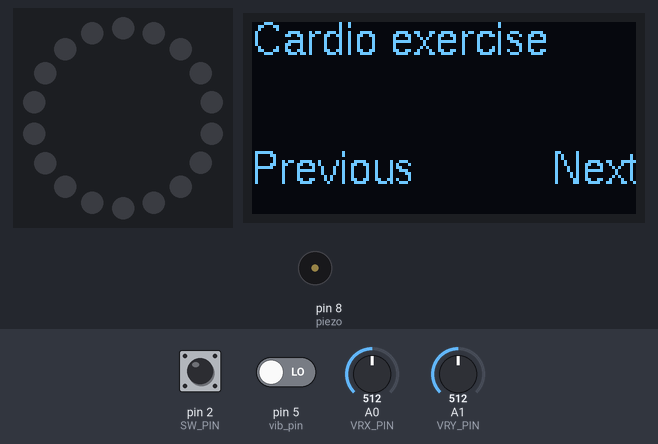
Bench run of a sketch on a simulated Arduino Uno, built with avr-gcc and run on an emulated ATmega328P. Shown: 18 RGB LEDs in a ring, first at the top, clockwise, 128×64 one-colour display, buzzer (waves = sounding). Inputs (shaded band) come from the test bench; at power-on: pin 2 (SW_PIN) HIGH, pin 5 (vib_pin) LOW, A0 (VRX_PIN) = 512, A1 (VRY_PIN) = 512. The strip is taken to match the declared colour order; the local clock reads 2024-03-15 10:24:30 at power-on unless the sketch sets it.

Above: at 3.6 s.
3.7 s: pin 2 (SW_PIN) pulled LOW for 0.15 s
At 4.6 s:
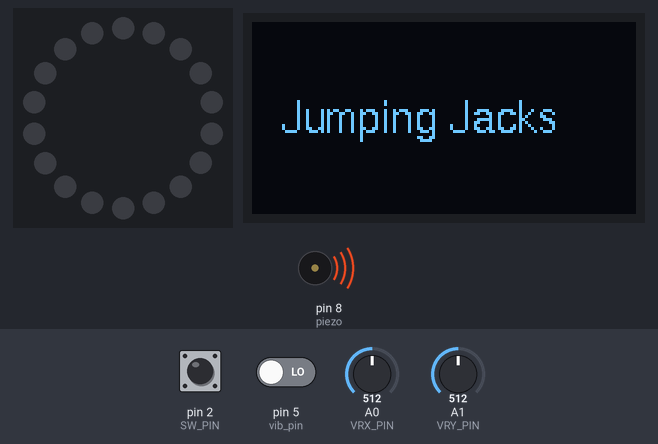
At 10.9 s:
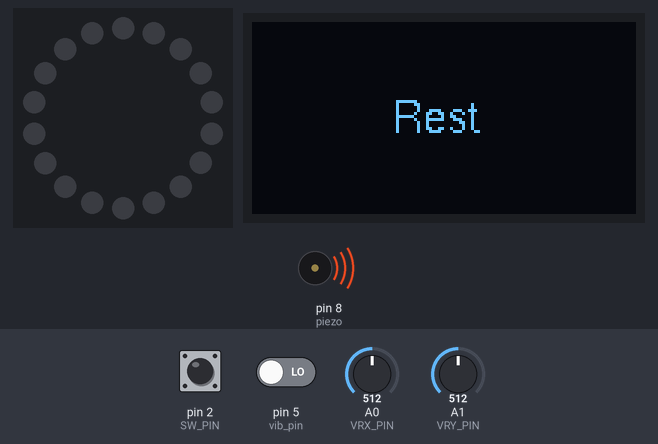
Timing chart, 0 to 31.5 s (numbered marks = the images above; inputs shaded):
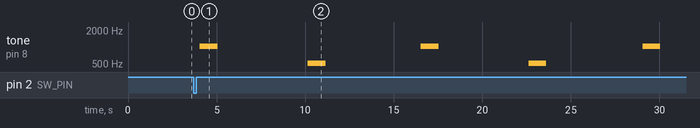

Measured:
- after the input at 3.7 s, the display: changes after 0.36 s (image 1)
- by itself, tone on pin 8 (piezo): repeats every 12.5 s: silent 5.1 s, 514 Hz 1.0 s, silent 5.4 s, 1028 Hz 1.0 s
- what the display in image 1 shows lasts 1.0 s, from 4.1 s to 5.1 s

The sketch:

1.0_health_coach.ino
```cpp
/*
  File: 1.0_health_coach.ino
  Author: Simon Niklas Suslich
  Date: 2023-12-13
  Description: Denna projekt (Healt Coach) använder en vibrationssensor för att mäta av rörelse och en RTC modul för att läsa av fysiskt inaktiv tid. Informationen ges som
  output på en OLED skärm och på en piezo som skickar ut ljudsignaler. När den Inaktiva tiden överskrider ett angivet värde, till exempel 10 sekunder skickas ut en kort ljudsignal och på Oled skärmen stårdet att man har varit fysiskt inaktiv och hur länge man har varit det. För att ställa tillbaka den inaktiva tiden till 0 måste man antingen röra på sig
  (triggera vibrationssensorn) eller välja ett träningspass bland de inbyggda träningspassen som finns i programmet. För att välja ett träningspass ska man skrolla med en Joystick fram eller tillbaka genom listan med de olika träningspassen. Man kan trycka på Joystickens knapp för att välja träningsprogram. Det kommer skickas ut en ljudsignal varenda gång
  en övning börjar och när en övning slutar. För att visa enkelt och smidigt hur mycket tid man har på sig för att utföra en övning finns en NeoPixel LED Ring med, som gör en countdown. Man får en när ett träninspass är över
*/


// Inkludera olika bibliotek för Joysticken, LED ringen, OLED skärmen, RTC modulen och Wire

#include <ezButton.h>
#include <Adafruit_NeoPixel.h>
#include <U8glib.h>
#include <RtcDS3231.h>
#include <Wire.h>


//Variablar för LED ringen
#define LED_PIN 6
#define LED_COUNT 18

// Variablar för Joystickens pinnar
#define VRX_PIN A0  // Arduino pin connected to VRX pin
#define VRY_PIN A1  // Arduino pin connected to VRY pin
#define SW_PIN 2    // Arduino pin connected to SW  pin


//Definiera RTC object, object för joystick knappen, OLED object och LED Ring object
RtcDS3231<TwoWire> rtcModule(Wire);
ezButton button(SW_PIN);
U8GLIB_SSD1306_128X64 oled(U8G_I2C_OPT_NO_ACK);
Adafruit_NeoPixel ring(LED_COUNT, LED_PIN, NEO_RGBW + NEO_KHZ800);

//Variablar för att lagra informationen om värderna för Joysticken
int xValue = 0;  // To store value of the X axis
int yValue = 0;  // To store value of the Y axis
int bValue = 0;  // To store value of the button

//definiera pinnar för piezon och vibrationssensorn
int vib_pin = 5;
int piezo = 8;

//variablar för vibrationssensorn
int vibState; // 1 eller 0, dvs finns det vibrationer eller ej
int vibCount = 0; // hur många vibrationer som har skett

// class för övningar för olika träningspass
class Exercise {
public:
  String name; //namn på träningspass
  String exercises[3]; //namn på övningar
  int duration[3]; //hur lång tid övningarna varar
};

// Create an instance of the Exercise class
Exercise cardio;
Exercise legs;
Exercise arms;

// Sammla alla träningspass i en array
Exercise allExercises[3];
// Skapa en array för att enkelt nå de olika träningspassen i menyn
String menu[3];  // Items in the menu

//Index för menu arrayen, dvs en specifik träningsprogram
int menuIndex = 0;

// Generell tid för vila, kan väljas här
int restTime = 5;

//class för att enklare definiera tid
class Time {
public:
  int seconds;
  int minutes;
  int hours;
};
// variablar för tid
byte hour;
byte minute;
byte second;

byte initialSecond; //Sekunden man har just nu
byte lastSecond; // Den sista registrerade sekunden, viktig för att itterera tiden
byte lastDelaySecond; // Samma fast för delay-timern

// skapa object av class Time
Time inactiveTime; // Hur länga man har varit inaktiv totalt
Time inactiveDelayTime; // hur länge man har varit inaktiv mellan notifikationerna


//Kalla på funktionen så att den fungerar i void setup, annars kan koden sluta fungera ibland.
void updateOled(String text, String type = "default");


/* I Void setup sätts igång Serial.begin
  Sätter värde på Exercise objekten
  lägger till Exercise objecten till AllExercises[]
  lägger till allExercises[].name till menu[]
  Wire.begin(), initialiserar kommunikation
  Initialiserar tid utifrån datorn i RTC modulen
  bestämmer en debounce time för knappen på Joysticken
  initialiserar LED ringen och ger en bas ljusstyrka
  Anger pinMode för piezon och vib_pin
  bestämmer font för oled skärmen
  Skriver "HEALTH COACH för att välkommna" på OLED
  Skriver menyn på OLED, börjar med menu[menuIndex], då menuIndex = 0
  Sätter inaktiv tip till 0
  sätter delay tiden till 0

*/
void setup() {

  Serial.begin(9600);

  // Assign values to the exercise arrays
  cardio.name = "Cardio exercise";
  cardio.exercises[0] = "Jumping Jacks";
  cardio.exercises[1] = "Jump Rope";
  cardio.exercises[2] = "Jogging on Place";
  cardio.duration[0] = 5;
  cardio.duration[1] = 5;
  cardio.duration[2] = 5;

  legs.name = "Legs exercise";
  legs.exercises[0] = "Squats";
  legs.exercises[1] = "Squat Jumps";
  legs.exercises[2] = "Lunges";
  legs.duration[0] = 5;
  legs.duration[1] = 5;
  legs.duration[2] = 5;

  arms.name = "Arms exercise";
  arms.exercises[0] = "Pushups";
  arms.exercises[1] = "Dips";
  arms.exercises[2] = "Pullups";
  arms.duration[0] = 5;
  arms.duration[1] = 5;
  arms.duration[2] = 5;

  allExercises[0] = cardio;
  allExercises[1] = legs;
  allExercises[2] = arms;

  menu[0] = allExercises[0].name;
  menu[1] = allExercises[1].name;
  menu[2] = allExercises[2].name;


  Wire.begin();

  RtcDateTime compiled = RtcDateTime(__DATE__, __TIME__);
  rtcModule.SetDateTime(compiled);

  button.setDebounceTime(50);  // set debounce time to 50 millisecond

  ring.begin();
  ring.show();
  ring.setBrightness(25);

  pinMode(vib_pin, INPUT);
  pinMode(piezo, OUTPUT);

  oled.setFont(u8g_font_helvR10);
  updateOled("HEALTH COACH", "centered");
  delay(2000);
  updateOled(menu[menuIndex], "scroll");

  setInactiveTimeToZero();
  setInactiveDelayTime();
}

/*
  Updaterar tiden
  kollar eventuella vibrationer
  if sats nr1: om man har varit inaktiv i 10 sekunder och har rört sig mindre än 3 gånger och om delay tiden sedan den senaste notifikationen är mer än 10 sekunder, då
    spela ljudnotifikation för att få uppmärksamhet
    skriv på Oled att man har varit inaktiv och hur länge
  annars om man har rört sig minst 3 gånger efter att inaktiv time är större än 10 sekunder, då
    vibCount (antalet rörelser) tillbaka till noll
    inaktiv tid tillbaka till noll
    delay tid tillbaka till noll

  kallar på button loop för att få den att fungera
  Om använder button.isReleased() kommer koden köras i if sats nr2
    först kollar hur många övningar det finns i det valda träningspasset
    Sen loopar igenom alla övningar i träningspasset.
    Skriver ut på skärmen vilket övning man ska göra
    Kallar på piezon när övningen börjar
    Sätter igång ledCountDown(), dvs visar på LED ringen hur lång tid man ska göra övningen
    Genom en if sats avgör om den ska skriva "rest" eller "exercise completed"
    Spelar ljudsignal
    Skriver på skärmen när exercisen är slut

    sätter menuIndex tillbaka till 0
    skriver på skärmen menyn
    sätter inaktive tid på noll och delay tid på noll

  läser av analaoga värden på joystickens x och y värde

  if sats nr3:
    använder en if sats logik för att avgöra om man styr åt höger eller vänster med joysticken och beroende på värdet på menuIndex
    ökar eller sänker den, dvs skrollar igenom menyn. Uppdaterar vad som skrivs på OLED.


*/

void loop() {
  updateTime();
  checkVibrations();

  //If sats nr 1
  if (inactiveTime.seconds > 10 && vibCount < 3) {
    if (inactiveDelayTime.seconds > 10) {
      piezoAlert("high");
      updateOled("TOO INACTIVE !!!", "centered");
      delay(1500);
      updateOled("The last time you were active was:", "centered");
      delay(1000);
      updateTime();
      updateOled(String(inactiveTime.hours) + " h, " + String(inactiveTime.minutes) + " m, " + String(inactiveTime.seconds) + " s", "centered");
      delay(2000);
      updateOled(menu[menuIndex], "scroll");
      setInactiveDelayTime();
    }
  } else if (inactiveTime.seconds > 10 && vibCount >= 3) {
    vibCount = 0;
    setInactiveTimeToZero();
    setInactiveDelayTime();
  }

  button.loop();  // MUST call the loop() function first
  //if sats nr2
  if (button.isReleased()) {
    int lengthOfArray;
    for (auto i : allExercises[menuIndex].exercises) {
      lengthOfArray++;
    }

    for (int index = 0; index < lengthOfArray; index++) {
      updateOled(allExercises[menuIndex].exercises[index], "centered");
      piezoAlert("high");
      ledCountDown(allExercises[menuIndex].duration[index]);
      if (index + 1 != lengthOfArray) {
        updateOled("Rest", "centered");
        piezoAlert("low");
        ledRecharge();
      } else {
        updateOled("Exercise completed", "centered");
        piezoAlert("low");
        updateOled("Great Job!", "centered");
        delay(1000);
      }
    }

    menuIndex = 0;
    updateOled(menu[menuIndex], "scroll");
    setInactiveTimeToZero();
    setInactiveDelayTime();
  }

  xValue = analogRead(VRX_PIN);
  yValue = analogRead(VRY_PIN);

  // if sats nr 3
  if (xValue > 900 && menuIndex < 2) {
    menuIndex++;
    updateOled(menu[menuIndex], "scroll");
    delay(500);
  } else if (xValue > 900 && menuIndex == 2) {
    menuIndex = 0;
    updateOled(menu[menuIndex], "scroll");
    delay(500);
  } else if (xValue < 100 && menuIndex > 0) {
    menuIndex--;
    updateOled(menu[menuIndex], "scroll");
    delay(500);
  } else if (xValue < 100 && menuIndex == 0) {
    menuIndex = 2;
    updateOled(menu[menuIndex], "scroll");
    delay(500);
  }
}

/*
  Funktionen sätter delay tiden till noll
  Kollar vilken tid som är nu
  lägger det värdet på lastDelaySecond

  lägger värde på sekunderna minuterna och timmarna till noll
*/

void setInactiveDelayTime() {
  RtcDateTime now = rtcModule.GetDateTime();
  initialSecond = now.Second();
  lastDelaySecond = initialSecond;

  inactiveDelayTime.seconds = 0;
  inactiveDelayTime.minutes = 0;
  inactiveDelayTime.hours = 0;
}

/*
  Funktionen sätter inaktiv tiden till noll
  Kollar vilken tid som är nu, tilldelar värdet till initialSecond
  lägger det värdet på lastSecond

  lägger värde på sekunderna minuterna och timmarna till noll
*/

void setInactiveTimeToZero() {
  RtcDateTime now = rtcModule.GetDateTime();
  initialSecond = now.Second();
  lastSecond = initialSecond;

  inactiveTime.seconds = 0;
  inactiveTime.minutes = 0;
  inactiveTime.hours = 0;
}

/*
  Funktionen använder sig av RTC modulen för att kolla tiden just nu
  (inactive time)
  om tiden som sparades i lastSecond variabeln, räknas det som en sekund

  Om det finns mer än 59 sekunder, räknas det in som en minut
  om det finns mer än 59 minuter, räknas det in som en timma

  Samma logik för delay tiden
*/

void updateTime() {

  RtcDateTime current = rtcModule.GetDateTime();

//inactive time
  if (current.Second() != lastSecond) {
    inactiveTime.seconds++;
    inactiveDelayTime.seconds++;
    lastSecond = current.Second();
  }

  if (inactiveTime.seconds > 59) {
    inactiveTime.seconds = 0;
    inactiveTime.minutes++;
  }

  if (inactiveTime.minutes > 59) {
    inactiveTime.minutes = 0;
    inactiveTime.hours++;
  }

//delay time
  if (current.Second() != lastSecond) {
    inactiveDelayTime.seconds++;
    lastSecond = current.Second();
  }

  if (inactiveDelayTime.seconds > 59) {
    inactiveDelayTime.seconds = 0;
    inactiveDelayTime.minutes++;
  }

  if (inactiveDelayTime.minutes > 59) {
    inactiveDelayTime.minutes = 0;
    inactiveDelayTime.hours++;
  }
}

/*
  Funktionen spelar en notifikation med piezon, tar emot en string som input
  Beroende på om inputen är "high" eller "low" kan piezon ge olika ljud
  Spelar ljudet i 1000 ms
*/
void piezoAlert(String type) {
  int pitch;

  if (type == "high") {
    pitch = 1028;
  } else if (type == "low") {
    pitch = 514;
  }

  tone(piezo, pitch);
  delay(1000);
  noTone(piezo);
}

/*
  Funktionen ändrar på texten som står på oled skärmen
  Funktionen tar emot minst en string som input, vilket är texten som ska visas på skärmen
  Den andra, optionella inputen, är eventuella sätt man kan modifiera på utseendet av texten
  Exempelvis om man skriver att type = "centered" kommer text meddelanded finnas i mitten
  Om man skriver type = "scroll" kommer textmeddelanded visas som om den är en del av en meny man kan skrolla i

  deklarera variabler för x och y värden på skärmen, för att göra det enklare med "centered"

  if sats, om type == "centered", då
    x värden balanceras utifrån hur långt meddelandet är, standardbredd på en karaktär = 4.125 (px)

  beroende på om type == "scroll" eller inte, kommer skärmen skriva textmeddelandet i övre vänstra hörnan och "previous" och "next" i de nedre hörnen

  om type != "scroll" bara visa text meddelanden. Om den är längre än 17 karaktärer lång kommer x värdet att ändras med hjäljp av en for loop för hela
  textmeddelandet skulle synas på skärmen.

  i samtliga fall används en do-while loop för att visa information på oled skärmen.
*/

void updateOled(String text, String type = "default") {
  int xPosition = 0;
  int yPosition = 11;
  if (type == "centered") {
    if (text.length() < 17) {
      xPosition = 64 - text.length() * 4.125;
    } else {
      xPosition = 0;
    }
    yPosition = 37;
  }

  if (type == "scroll") {
    oled.firstPage();
    do {
      oled.drawStr(xPosition, yPosition, text.c_str());
      oled.drawStr(0, 54, "Previous");
      oled.drawStr(100, 54, "Next");
    } while (oled.nextPage());
  } else {
    if (text.length() < 17) {
      oled.firstPage();
      do {
        oled.drawStr(xPosition, yPosition, text.c_str());
      } while (oled.nextPage());
    } else {
      oled.firstPage();
      do {
        oled.drawStr(0, yPosition, text.c_str());
      } while (oled.nextPage());
      delay(500);
      for (int i = 0; i < (text.length() - 17) * 5.25; i += 4) {
        oled.firstPage();
        do {
          oled.drawStr(-i, yPosition, text.c_str());
        } while (oled.nextPage());
      }
      delay(500);
    }
  }
}

/*
  funktionen tar emot en interger som input,
  Inputen är en specifik tid som countdownen ska gå (basically en timer)

  delayTime är en siffra som innebär hur lång tid finns mellan varje gång LED ringen uppdateras¨
  Tiden är angiven i ms (*1000) och är dividerad per antal dioder (18)

  Sedan loopar programmet snabbt igenom alla dioder och tänder de nästan samtidigt (ser ut samtidigt för ett blott öga)

  Sist loopar programmet igenom de tända ljusen och släcker de en efter en, efter delay tiden som bestämdes i början av funktionen

*/

void ledCountDown(int time) {
  float delayTime = (time / 18.0) * 1000;

  for (int i = 0; i < ring.numPixels(); i++) {
    ring.setPixelColor(i, 255, 255, 255, 255);
    ring.show();
  }
  for (int i = 0; i < ring.numPixels(); i++) {
    delay(delayTime);
    ring.setPixelColor(i, 0, 0, 0, 0);
    ring.show();
  }
}

/*
  Funktionen följer samma logik som ledCountDown(time), men tar inte emot någon input.
  Anledningen varför det är så är för att det är enklare att ställa in en generell vilo tid (restTime)
  delayTime i det här fallet är *100, eftersom animationen där det är ett ljus som cirkulerar runt ringen ska spelas 10 gånger, och inte 1 gång

  en Loop inne i en loop. Loop 2 säger att ringen ska skina med en viss färg i en specifik diod under delaytiden och sen slockna
  Loop 1 säger att denna animationen ska spelas 10 ggr.
*/

void ledRecharge() {
  int delayTime = (restTime / 18.0) * 100;

  for (int j = 0; j < 10; j++) {
    for (int i = 0; i < ring.numPixels(); i++) {
      ring.setPixelColor(i, 255, 255, 255, 255);
      ring.show();
      delay(delayTime);
      ring.setPixelColor(i, 0, 0, 0, 0);
      ring.show();
    }
  }
}

/*
  Funktionen kollar om vibrationssensorn är triggered
  vibstate är en variable som kan vara 1 eller 0 och visar om det leds ström genom vibrationssenorn eller ej

  när vibstate == 1, dvs det vibrationssensorn är triggad, läggs till ett värde till vibCount, som räknar hur många gången användaren har rört sig.
*/

void checkVibrations() {
  vibState = digitalRead(vib_pin);

  if (vibState == 1) {
    vibCount++;
  }
}
```
